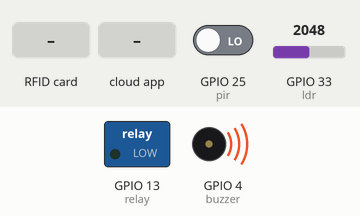
This sketch was run on a simulated ESP32. Shown: switched loads named in the sketch (green lamp = pin HIGH), buzzer (waves = sounding, pin HIGH). The inputs (shaded band) are chosen by the test bench; at power-on: GPIO 25 (pir) LOW, GPIO 33 (ldr) = 2048. WiFi joins after 1.5 s; servers stay silent unless stated; the Firebase database answers and starts empty; what the sketch prints to the serial monitor is not drawn.

Above: at 2.9 s.
3.0 s: RFID card D9 F3 09 C3 held to the reader
At 3.6 s:
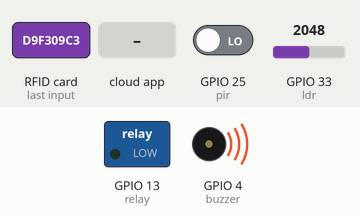
5.3 s: the phone or cloud app sets relay to 1
At 5.8 s:
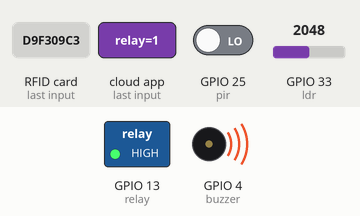
6.8 s: RFID card 5E 7A 19 C4 held to the reader
At 7.36 s:
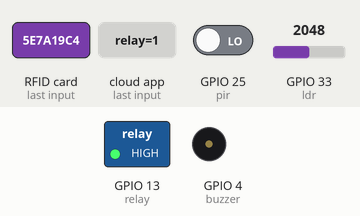
9.0 s: the phone or cloud app sets relay to 0
At 9.4 s:
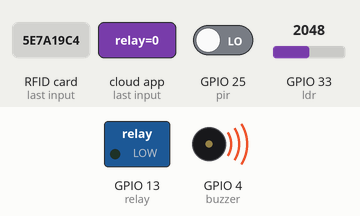
Timing chart, 0 to 11.5 s (numbered marks = the images above; inputs shaded):
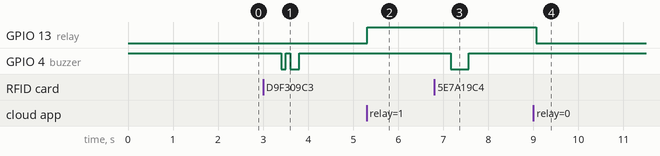

The sketch:

SmartLed.ino
```cpp
#include <WiFi.h>
#include <MFRC522.h>

#include "FirebaseESP32.h"

#define FIREBASE_HOST "https://sensor-iot-6227f.firebaseio.com/"
#define FIREBASE_AUTH "vb9IXwA7FTQuaPOEAPpICzWneKBH8rOcTjS0trVD"
#define WIFI_SSID "Yuurigami"
#define WIFI_PASSWORD "gataucuk"

#define buzzer 4
#define relay 13
#define ldr 33
#define pir 25
#define RST_PIN  22 // Reset pin
#define SS_PIN  21 // Slave select pin //MISO

FirebaseData firebaseData;
MFRC522 mfrc522(SS_PIN, RST_PIN);

String path = "/ESP32";
String pesan = "Access Ditolak";
int oldAdcLdr;
int newAdcLdr;

int stateMotion = LOW;             // default tidak ada gerakan
int valMotion = 0;

void setup() {
  // put your setup code here, to run once:
  Serial.begin(115200);

  pinMode(relay, OUTPUT);
  pinMode(buzzer, OUTPUT);
  pinMode(ldr, INPUT);
  pinMode(pir, INPUT);

  digitalWrite(buzzer, 1);
  initWifi();

  oldAdcLdr = analogRead(ldr);
  Firebase.setInt(firebaseData, path + "/RFID", 0);
  while (!Serial); // Do nothing if no serial port is opened (added for Arduinos based on ATMEGA32U4)
  SPI.begin(); // Init SPI bus
  mfrc522.PCD_Init(); // Init MFRC522
  mfrc522.PCD_DumpVersionToSerial(); // Show details of PCD - MFRC522 Card Reader details
}

void systemON(){
  digitalWrite(buzzer, 0);
  delay(100);
  digitalWrite(buzzer, 1);
  delay(100);
  digitalWrite(buzzer, 0);
  delay(200);
  digitalWrite(buzzer, 1);
}

void systemOFF(){
  digitalWrite(buzzer, 0);
  delay(200);
  digitalWrite(buzzer, 1);
  delay(100);
  digitalWrite(buzzer, 0);
  delay(100);
  digitalWrite(buzzer, 1);
}

void systemDeny(){
  digitalWrite(buzzer, 0);
  delay(400);
  digitalWrite(buzzer, 1);
}

void cardReader() {
  String uid;
  String temp;

  if ( ! mfrc522.PICC_IsNewCardPresent()) {
    return;
  }

  // Select one of the cards
  if ( ! mfrc522.PICC_ReadCardSerial()) {
    return;
  }

  for (int i = 0; i < 4; i++) {
    if (mfrc522.uid.uidByte[i] < 0x10) {
      temp = "0" + String(mfrc522.uid.uidByte[i], HEX);
    } else {
      temp = String(mfrc522.uid.uidByte[i], HEX);
    }
    if (i == 3) {
      uid =  uid + temp;
    } else {
      uid =  uid + temp + " ";
    }
  }
  Serial.println("UID " + uid);
  String grantedAccess = "d9 f3 09 c3";
  grantedAccess.toLowerCase();

  if (uid == grantedAccess) {
    if (pesan == "Access Ditolak") {
      Serial.println("Access Diterima");
      Firebase.setInt(firebaseData, path + "/RFID", 1);
      systemON();
      pesan = "Access Diterima";
    } else {
      Serial.println("System Off");
      Firebase.setInt(firebaseData, path + "/RFID", 0);
      systemOFF();
      pesan = "Access Ditolak";
    }
  } else {
    Serial.println("Access Ditolak");
    systemDeny();
  }
  Serial.println("\n");
  mfrc522.PICC_HaltA();
}


void loop() {
  // put your main code here, to run repeatedly:
  delay(500);
  cardReader();
  if (pesan == "Access Diterima") {

    valMotion = digitalRead(pir);   // read sensor value
    if (valMotion == HIGH) {           // check if the sensor is HIGH
      if (stateMotion == LOW) {
        Firebase.setInt(firebaseData, path + "/pir", 1);
        stateMotion = HIGH;       // update variable state to HIGH
      }
    }
    else {
      if (stateMotion == HIGH) {
        Firebase.setInt(firebaseData, path + "/pir", 0);
        stateMotion = LOW;       // update variable state to LOW
      }
    }


    //ambil nilai dari sensor LDR dan kirim ke firebase
    newAdcLdr = analogRead(ldr);
    //Serial.println(newAdcLdr);
    if (newAdcLdr != oldAdcLdr) {
      Firebase.setDouble(firebaseData, path + "/cahaya", newAdcLdr);
      oldAdcLdr = newAdcLdr;
    }

    //get value
    if (Firebase.getInt(firebaseData, path + "/relay")) {
      /*Serial.println("PASSED");
        Serial.println("PATH: " + firebaseData.dataPath());
        Serial.println("TYPE: " + firebaseData.dataType());
        Serial.println("ETag: " + firebaseData.ETag());
        Serial.print("VALUE: ");
        Serial.println(firebaseData.intData());
      */
      int condition;
      if (digitalRead(pir) == 1 && analogRead(ldr) >= 3000) {
        condition = 1;
      } else {
        condition = 0;
      }

      if (condition == 0 && firebaseData.intData() == 0)
        digitalWrite(relay, 0);
      else
        digitalWrite(relay, 1);
    }

  }

}

void initWifi() {
  WiFi.begin(WIFI_SSID, WIFI_PASSWORD);
  Serial.print("Connecting to Wi-Fi");
  while (WiFi.status() != WL_CONNECTED)
  {
    Serial.print(".");
    delay(300);
  }
  Serial.println();
  Serial.print("Connected with IP: ");
  Serial.println(WiFi.localIP());
  Serial.println();

  Firebase.begin(FIREBASE_HOST, FIREBASE_AUTH);
  Firebase.reconnectWiFi(true);

  //Set database read timeout to 1 minute (max 15 minutes)
  Firebase.setReadTimeout(firebaseData, 1000 * 60);
  //tiny, small, medium, large and unlimited.
  //Size and its write timeout e.g. tiny (1s), small (10s), medium (30s) and large (60s).
  Firebase.setwriteSizeLimit(firebaseData, "tiny");
}
```

Measured:
- after the input at 3.0 s, GPIO 4 (buzzer): HIGH → LOW after 0.41 s, → HIGH 0.10 s later, → LOW 0.10 s later, → HIGH 0.20 s later
- after the input at 5.3 s, GPIO 13 (relay): LOW → HIGH at once
- after the input at 6.8 s, GPIO 4 (buzzer): HIGH → LOW after 0.36 s, → HIGH 0.40 s later
- after the input at 9.0 s, GPIO 13 (relay): HIGH → LOW after 0.06 s
